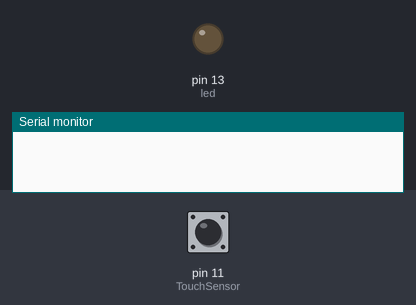
Simulated run of this sketch. Board: Arduino Uno, built with avr-gcc and run on an emulated ATmega328P. Shown: output pins drawn as LEDs (lit = HIGH), the last lines printed to the serial monitor. Dashed ring = blinking. Inputs (shaded band) come from the test bench; at power-on: pin 11 (TouchSensor) LOW.

Above: at 1.2 s.
1.3 s: pin 11 (TouchSensor) driven HIGH
At 2.0 s:
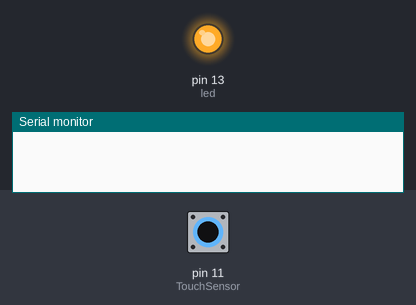
2.8 s: pin 11 (TouchSensor) driven LOW
4.3 s: pin 11 (TouchSensor) pulsed HIGH 5 times (0.12 s each, 0.3 s apart)
At 4.75 s:
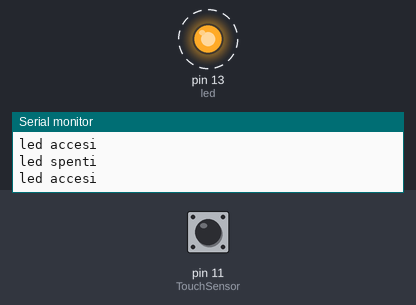
Timing chart, 0 to 7.3 s (numbered marks = the images above; inputs shaded):
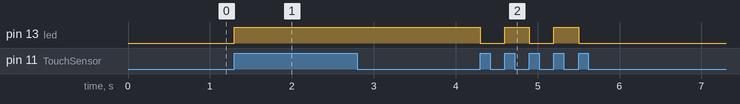

The sketch:

led_con_sensore_touch.ino
```cpp
int led = 13;
int TouchSensor = 11;
void setup() {
  // put your setup code here, to run once:
  pinMode(TouchSensor, INPUT);
  pinMode(led, OUTPUT);
  digitalWrite(led, LOW);
  Serial.begin(9600);
}
void loop() {
  // put your main code here, to run repeatedly:
  if (digitalRead(TouchSensor) == HIGH) {
    digitalWrite(led, !digitalRead(led));
    while (digitalRead(TouchSensor) == HIGH) {
    }
    if (digitalRead(led) == HIGH) {
      Serial.println("led accesi");
    }
    else {
      Serial.println("led spenti");
    }
  }
}
```

Measured:
- after the input at 1.3 s, pin 13 (led): LOW → HIGH at once
- after the input at 4.3 s, pin 13 (led): alternates HIGH for 0.30 s and LOW for 0.30 s, 5 changes in all, then stays LOW, starting at once
